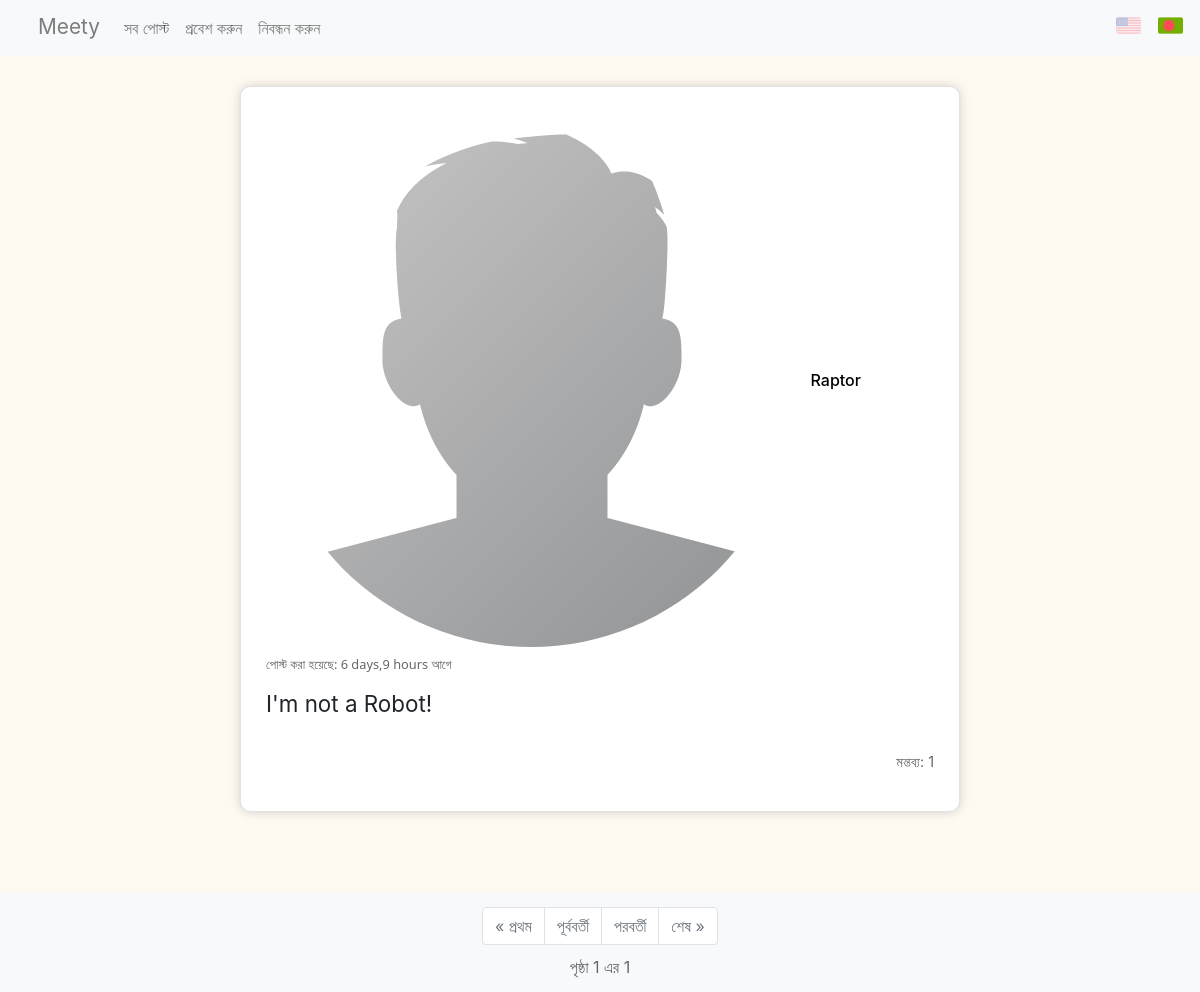
The page / on the database its author committed.
### network/models.py (models this page shows, shortened)
class UpPost(models.Model):
    user = models.ForeignKey(User, on_delete=models.CASCADE, verbose_name="posted by", related_name="posts")
    content = models.TextField(blank=False)
    date = models.DateTimeField(auto_now_add=True, null=False, blank=True, verbose_name="posted on")
    class Meta:
        verbose_name="post"
        verbose_name_plural = "posts"

class User(AbstractUser):
    pass

class Profile(models.Model):
    user = models.OneToOneField(User, on_delete=models.CASCADE, related_name="profile")
    name = models.CharField(max_length=120, blank=True, null=True)
    dob = models.DateField(blank=True, null=True)
    country = CountryField(blank= True, null=True)
    img = models.ImageField(default="pro_pics/default.png", upload_to="pro_pics")
    about = models.TextField(blank=True, null=True)

### network/views.py (the view)
# urls.py: path("", views.index, name="index"),
def index(request):
    alls = UpPost.objects.order_by("-date").all()
    paginator = Paginator(alls, 10)
    page_num = request.GET.get('page')
    page_obj = paginator.get_page(page_num)
    return render(request, "network/index.html", {"post_form": ProcPost(), "comment_form": ProcComment(auto_id=False), "page_obj": page_obj, "availability":True})

### network/templates/network/index.html (shortened to what this page needs)
{% extends "network/layout.html" %}
{% load static %}
{% load i18n %}
{% block body %}
    {% for post in page_obj.object_list %}
        {% include "network/posts.html" %}
    {% empty %}
        <div class="empty-post">
            {% trans "No posts here." %}
        </div>
    {% endfor %}
    {% include "network/paginator.html" %}
{% endblock %}

### network/templates/network/posts.html (shortened to what this page needs)
{% load react_type %}
{% load i18n %}
<div class="post-comment-element">
    <div class="post" id='post_{{ post.id }}'>
        <div class="post-user">
            <img class="round-pic post-pro-pic" src="{{ post.user.profile.img.url }}" title={{ post.user }} alt="profile picture">
            <a href="{% url 'profile' id=post.user.id %}">{{ post.user }}</a>
        </div>
        <div class="post-date">
            {% trans "Posted: " %} {{post.date|timesince}} {% trans "ago" %}
        </div>
        <div class="content post-content short">
            {{ post.content }}
        </div>
        <div class="react-data">
            <ul class="emoji-list">
            </ul>
        </div>
        <div class="comment-data">
            <span class="comment-count">{% trans "Comments: " %} {{post.comments.all.count}}</span>
        </div>
    </div>
</div>

### network/static/network/styles.css (style rules this page uses)
:root { --secondary-text: rgb(101, 103, 107); --secondary-text-family: "Segoe UI", Helvetica, Arial, sans-serif; --hover-color: rgba(128, 128, 128, 0.15); }
html { position: relative; min-height: 100%; }
body { background-color: floralwhite; margin: 0 0 180px; }
.round-pic { border-radius: 50%; object-fit: cover; }
.post-comment-element { margin: 30px auto; max-width: 40%; padding: 5px; border-radius: 10px; border: 1px solid #cac7c785; background-color: white; box-shadow: 0px 0px 12px -2px rgba(173,173,173,0.8); }
.post { margin: 0px auto; padding: 25px 20px 15px 20px; }
.post { display: grid; grid-template-columns: repeat(12, 1fr); grid-template-rows: repeat(3, minmax(40px, auto)) minmax(0px, auto) minmax(40px, auto) minmax(0px, auto); }
.post-user { grid-column: 1/12; grid-row: 1/2; }
.post-date { grid-column: 1/13; grid-row: 2/3; }
.post-content { grid-column: 1/13; grid-row: 3/4; }
.post .react-data { grid-column: 1/7; grid-row: 5/6; }
.comment-data { grid-column: 7/13; grid-row: 5/6; }
.post-user a { padding-left: 10px; font-weight: 500; color: black; }
.post-date { align-self: top; font-family: var(--secondary-text-family); font-size: 0.8em; font-weight: 350; padding-top: 8px; color: var(--secondary-text) }
.post-content { padding-bottom: 30px; font-size: 1.4em; }
.content { max-height: none; line-height: 1.5em; overflow-wrap: break-word; overflow: hidden; }
.content.short { max-height: 120px; }
.post .react-data { align-self: top; }
.emoji-list { display: inline; }
.comment-data { align-self: top; justify-self: end; font-size: 0.9em; font-weight: 380; color: var(--secondary-text); }
@media screen and (max-width: 1500px) { .post-comment-element, .post-form-cont { max-width: 50%; } }
@media screen and (max-width: 1200px) { .post-comment-element, .post-form-cont { max-width: 60%; } }

### rows shown on the page
UpPost: user.profile.img (placeholder picture), user "Raptor", date "6 days,9 hours", content "I'm not a Robot!", comments.all.count "1"

### other values the page prints
{{ page_obj.number }} "1"
{{ page_obj.paginator.num_pages }} "1"
